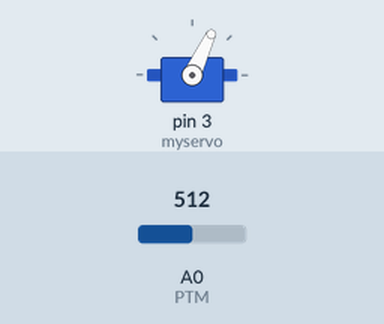
Simulated run of this sketch. Board: Arduino Uno, built with avr-gcc and run on an emulated ATmega328P. Parts: servo. Inputs (shaded band) come from the test bench; at power-on: A0 (PTM) = 512.

Above: at 1.2 s.
1.3 s: A0 (PTM) set to 716
At 1.8 s:
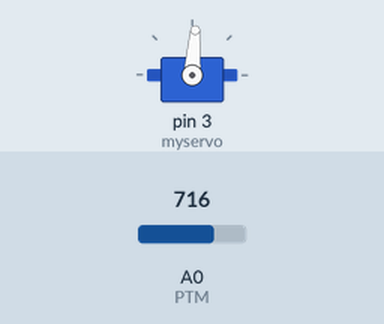
2.8 s: A0 (PTM) set to 900
At 4.0 s:
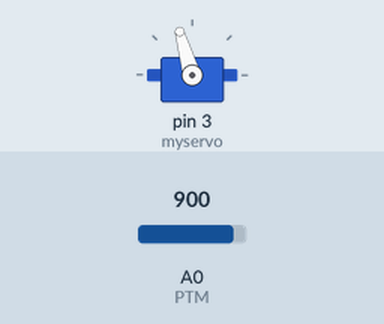
4.3 s: A0 (PTM) set to 1023
At 5.3 s:
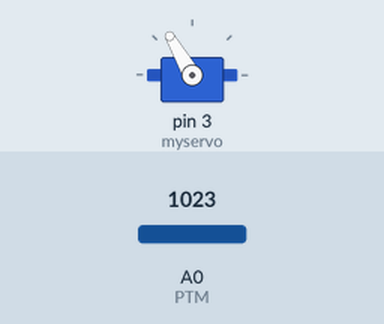
5.8 s: A0 (PTM) set to 306
At 6.4 s:
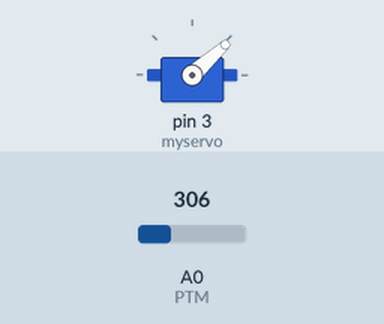
7.3 s: A0 (PTM) set to 122
At 7.6 s:
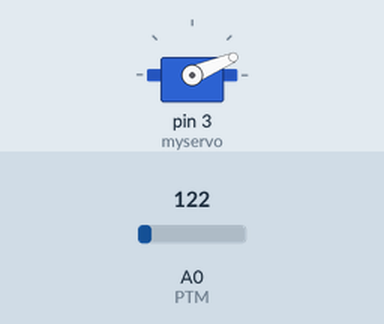
Timing chart, 0 to 9.8 s (numbered marks = the images above; inputs shaded):
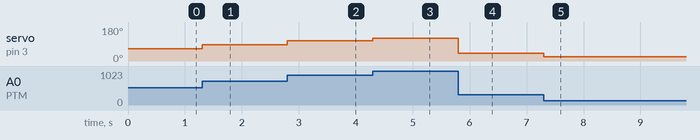

The sketch:

ex3Servo.ino
```cpp
#include <Servo.h>

Servo myservo;

const int PTM = A0; //Rotary Angle Sensor (Potentiometre)

int valuePTM;
int valueSRV;

void setup() {
  // put your setup code here, to run once:
  pinMode(PTM, INPUT);
  myservo.attach(3);
}

void loop() {
  // Valeur min du potentiometre
  if (valuePTM < 10)
  {
    valuePTM = 10;
  }
  // Valeur max du potentiometre
  if (valuePTM > 120)
  {
    valuePTM = 120;
  }

  // put your main code here, to run repeatedly:
  valueSRV = analogRead(PTM);
  valueSRV = map(valueSRV, 0, 1023, 10, 120);
  myservo.write(valueSRV);

  //delay(15);
}
```

Measured:
- after the input at 1.3 s, servo on pin 3 (myservo): 65° → 86° at once
- after the input at 2.8 s, servo on pin 3 (myservo): 86° → 106° at once
- after the input at 4.3 s, servo on pin 3 (myservo): 106° → 120° at once
- after the input at 5.8 s, servo on pin 3 (myservo): 120° → 42° at once
- after the input at 7.3 s, servo on pin 3 (myservo): 42° → 23° at once
